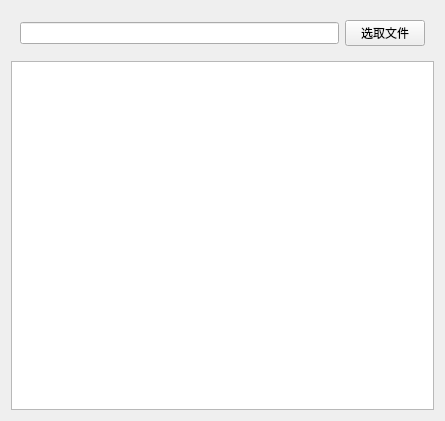
<?xml version="1.0" encoding="UTF-8"?>
<ui version="4.0">
 <class>Widget</class>
 <widget class="QWidget" name="Widget">
  <property name="geometry">
   <rect>
    <x>0</x>
    <y>0</y>
    <width>445</width>
    <height>421</height>
   </rect>
  </property>
  <property name="windowTitle">
   <string>Widget</string>
  </property>
  <layout class="QVBoxLayout" name="verticalLayout">
   <item>
    <widget class="QWidget" name="widget" native="true">
     <layout class="QHBoxLayout" name="horizontalLayout">
      <item>
       <widget class="QLineEdit" name="lineEdit"/>
      </item>
      <item>
       <widget class="QPushButton" name="pushButton">
        <property name="text">
         <string>选取文件</string>
        </property>
       </widget>
      </item>
     </layout>
    </widget>
   </item>
   <item>
    <widget class="QTextEdit" name="textEdit"/>
   </item>
  </layout>
 </widget>
 <resources/>
 <connections/>
</ui>
